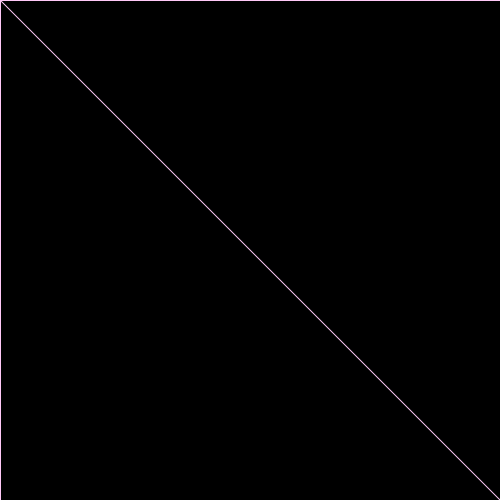
Frame 1 (no input)
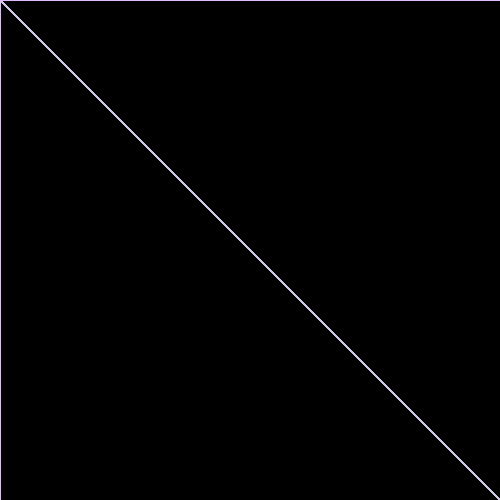
Frame 60 (the mouse pressed at the canvas centre just before this capture)
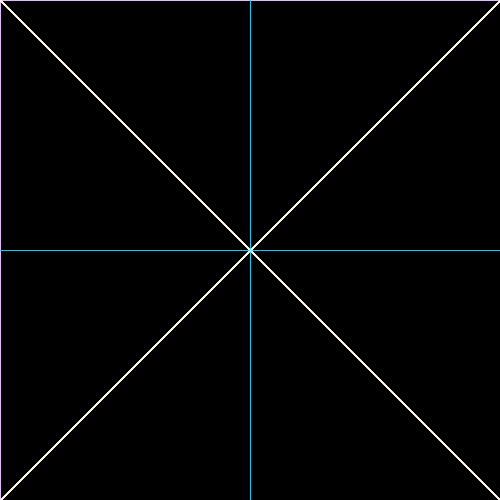
Frame 120 (the mouse held since frame 60 and released just before this capture)

The Processing sketch that drew these frames (run headless with seeded random() and noise(); from frame 60 on, the mouse is pressed at the canvas centre):

// Processing sketch: processing_159438
// ── processing_159438.pde

int px; // posición en x
int py; // posición en y
float vx =random(0.5,2); // velocidad en x (aleatoria)
float vy =random(0.5,2);// velocidad en x (aleatoria)
void setup() {
size(500,500);
colorMode(HSB);
background(0,0,0);
}
 
void draw() {
  px+=vx; //variacion de la posicion segun la velocidad
  py+=vy;
  if(px>width||px<0){ // cuando la bola llega al borde
  vx=vx*-1; // cambie la direccion
  }
  if(py>height||py<0){
  vy=vy*-1;
  }
  stroke(random(170),random(255),255);
if (mousePressed){
 line(height,width/2,mouseX,mouseY);
 line(height/2,0,mouseX,mouseY);
  line(0,width/2,mouseX,mouseY);
   line(height/2,width,mouseX,mouseY);
}
  stroke(random(255),random(170),255);
line(0,0,mouseX,mouseY);
 line(0,width,mouseX,mouseY);
  line(height,0,mouseX,mouseY);
   line(height,width,mouseX,mouseY);
}
